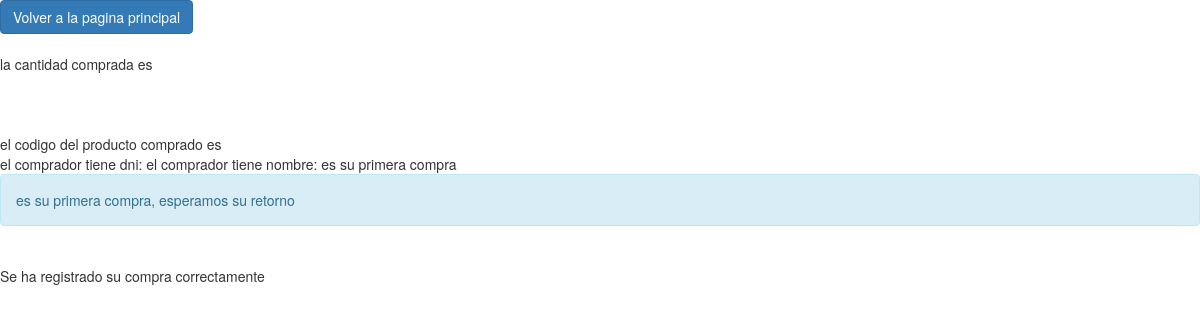
Before: /informacionDeCompra.php with the older database file.
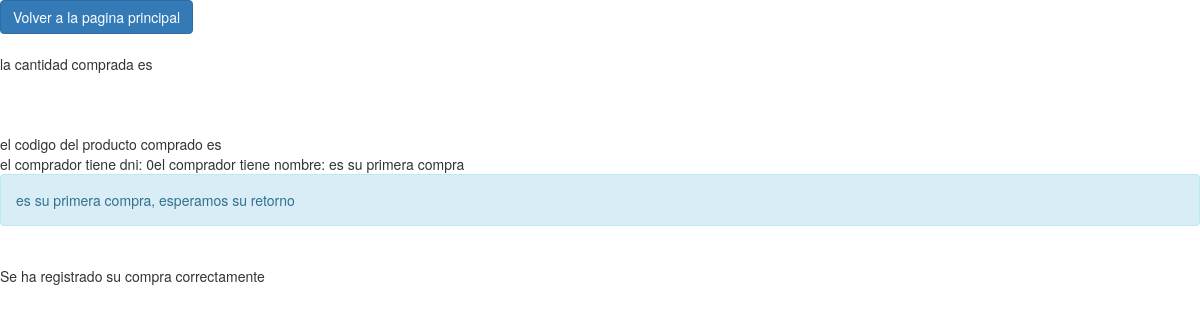
After: the same page with the newer database file.
### tables this page shows
CREATE TABLE IF NOT EXISTS `comprador` (
  `apellido` varchar(255) NOT NULL,
  `nombre` varchar(255) NOT NULL,
  `dni` int(11) NOT NULL,
  `email` varchar(255) NOT NULL,
  `domicilio` varchar(255) NOT NULL,
  PRIMARY KEY (`dni`)
);

### informacionDeCompra.php (the view, shortened to what this page needs)
<!DOCTYPE html>
<html>
    <head>
		<link rel="stylesheet" href="https://maxcdn.bootstrapcdn.com/bootstrap/3.3.7/css/bootstrap.min.css">
    </head>
<body>
<form>
<a class="btn btn-primary" href="productos.php" role="button">Volver a la pagina principal</a>
</form>
</body>
</html>
<?php
$username = "root";
$conexion=mysql_connect("localhost",$username,"") or
die("Problemas en la conexion");
$documento=$_POST['dni'];
echo 'la cantidad comprada es '.'<br>'.' ';
$productoComprado=$_SESSION['productoComprado'];
$codigoProducto=mysql_query("select codigo from productos where nombre='$productoComprado'",$conexion) or
die("Problemas en el select:".mysql_error());
$codigoFila = mysql_fetch_array($codigoProducto,MYSQL_ASSOC);
echo 'el codigo del producto comprado es '.$codigoFila['codigo'];
$existeComprador=mysql_query("select dni,nombre from comprador where dni='$documento'",$conexion) or
die("Problemas en el select:".mysql_error());
$filaComprador = mysql_fetch_array($existeComprador,MYSQL_ASSOC);
echo 'el comprador tiene dni: '.$filaComprador['dni'];
echo 'el comprador tiene nombre: '.$filaComprador['nombre'];
$comproAlgunaVez=$filaComprador['dni'];
if (!$comproAlgunaVez)
{
echo 'es su primera compra';
?>
<div class="alert alert-info">  es su primera compra, esperamos su retorno  </div>
<?php
echo "Se ha registrado su compra correctamente";
}
else
{
	?>
	<div class="alert alert-success">  Gracias por elegirnos una vez mas </div>
	<?php
}
?>

Changed rows visible on the page:
added comprador: dni "0"
